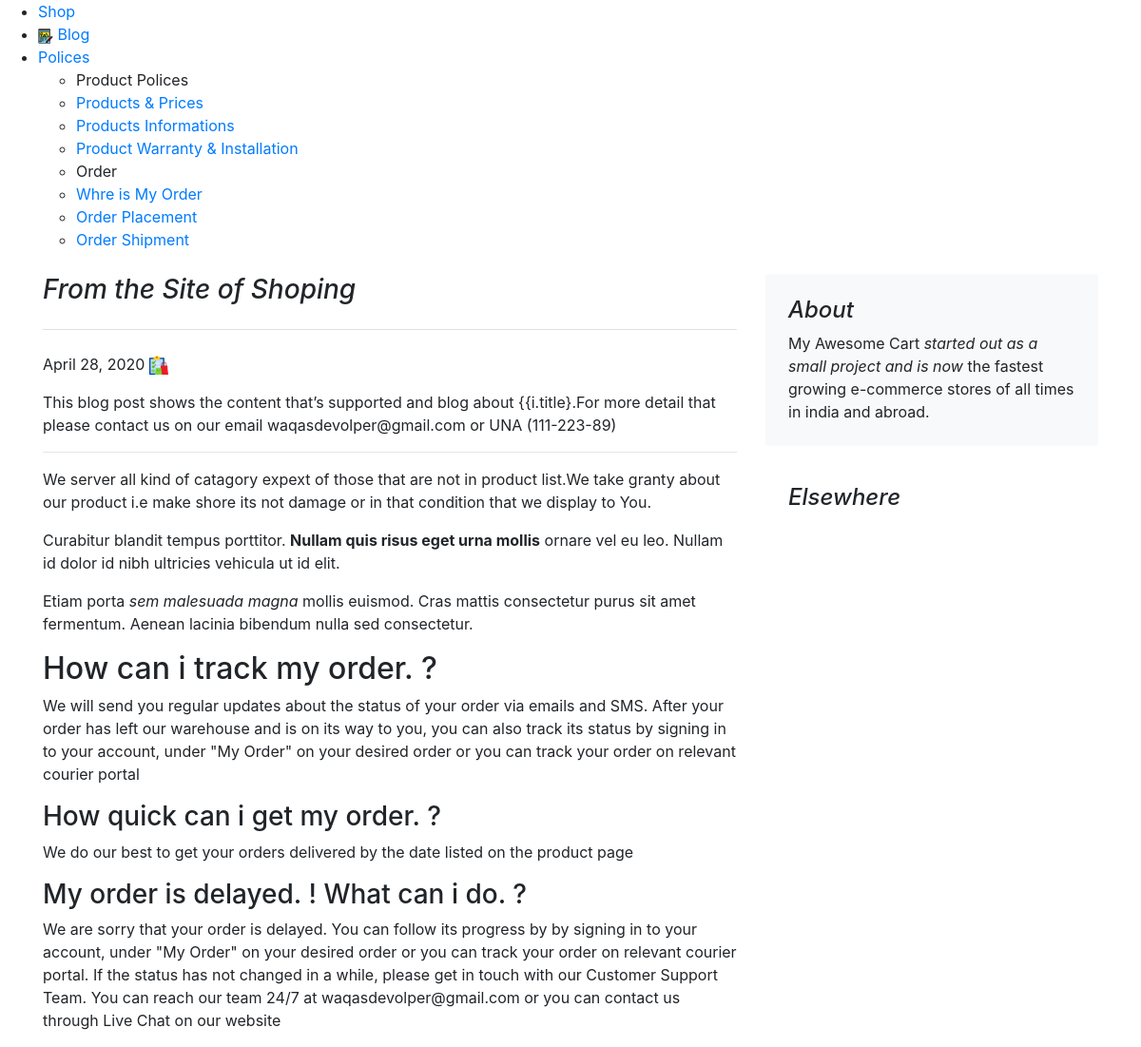
Page /Blog/blogpost/4/ on the committed database.
### Blog/models.py (models this page shows)
class Blogpost(models.Model):
    post_id = models.AutoField(primary_key=True)
    Head_title = models.CharField(max_length=50,default='')
    title = models.CharField(max_length=50)
    head0 = models.CharField(max_length=500, default="")
    chead0 = models.CharField(max_length=5000, default="")
    head1 = models.CharField(max_length=500, default="")
    chead1 = models.CharField(max_length=5000, default="")
    head2 = models.CharField(max_length=500, default="")
    chead2 = models.CharField(max_length=5000, default="")
    pub_date = models.DateField()
    thumbnail = models.ImageField(upload_to='shop/images', default="")
    def __str__(self):
        return self.title

### Blog/views.py (the view)
# urls.py: path("blogpost/<int:pid>/", views.blogpost, name="blogHome")
def blogpost(request,pid):
    DBpost= models.Blogpost.objects.filter(post_id=pid)
    print(DBpost)
    DBDictict = {'post':DBpost}
    return render(request, 'Blog/blogpost.html',DBDictict)

### Blog/templates/blog/blogpost.html (shortened to what this page needs)
{% extends 'blog/basic.html' %} {% block body %}
<div class="container">
    <div class="row mt-4">
        <div class="col-md-8 blog-main">
            <h3 class="pb-4 mb-4 font-italic border-bottom">
                From the Site of Shoping
            </h3>
            {% for i in post %}
            <div class="blog-post">
                <p class="blog-post-meta">{{i.pub_date}} <span><img src="/media/{{i.thumbnail}}" alt="thumbnail" width="20px" height="20px"></span></p>
                <p>This blog post shows the content that’s supported and blog about {{i.title}.For more detail that please contact us on our email waqasdevolper@gmail.com or UNA (111-223-89)</p>
                <hr>
                <p>We server all kind of catagory expext of those that are not in product list.We take granty about our product i.e make shore its not damage or in that condition that we display to You.</p>
                <blockquote>
                    <p>Curabitur blandit tempus porttitor. <strong>Nullam quis risus eget urna mollis</strong> ornare vel eu leo. Nullam id dolor id nibh ultricies vehicula ut id elit.</p>
                </blockquote>
                <p>Etiam porta <em>sem malesuada magna</em> mollis euismod. Cras mattis consectetur purus sit amet fermentum. Aenean lacinia bibendum nulla sed consectetur.</p>
                <h2>{{i.head0}}</h2>
                <p>{{i.chead0}}</p>
                <h3>{{i.head1}}</h3>
                <p>{{i.chead1}}</p>
                <h3>{{i.head2}}</h3>
                <p>{{i.chead2}}</p>
            </div>
            {% endfor %}
        </div>
        <aside class="col-md-4 blog-sidebar">
            <div class="p-4 mb-3 bg-light rounded">
                <h4 class="font-italic">About</h4>
                <p class="mb-0">My Awesome Cart <em>started out as a small project and is now</em> the fastest growing e-commerce stores of all times in india and abroad.</p>
            </div>
            <div class="p-4">
                <h4 class="font-italic">Elsewhere</h4>
            </div>
        </aside>
    </div>
</div>
{% endblock %}

### rows in the picture
Blogpost: pub_date "April 28, 2020", thumbnail (picture), head0 "How can i track my order. ?", chead0 "We will send you regular updates about the status of your order via emails and SMS. After your order has left our warehouse and is on its way to you, you can also track its status by signing in to your account, under \"My Order\" on your desired order or you can track your order on relevant courier portal", head1 "How quick can i get my order. ?", chead1 "We do our best to get your orders delivered by the date listed on the product page", head2 "My order is delayed. ! What can i do. ?", chead2 "We are sorry that your order is delayed. You can follow its progress by by signing in to your account, under \"My Order\" on your desired order or you can track your order on relevant courier portal. If the status has not changed in a while, please get in touch with our Customer Support Team. You can reach our team 24/7 at waqasdevolper@gmail.com or you can contact us through Live Chat on our website"
